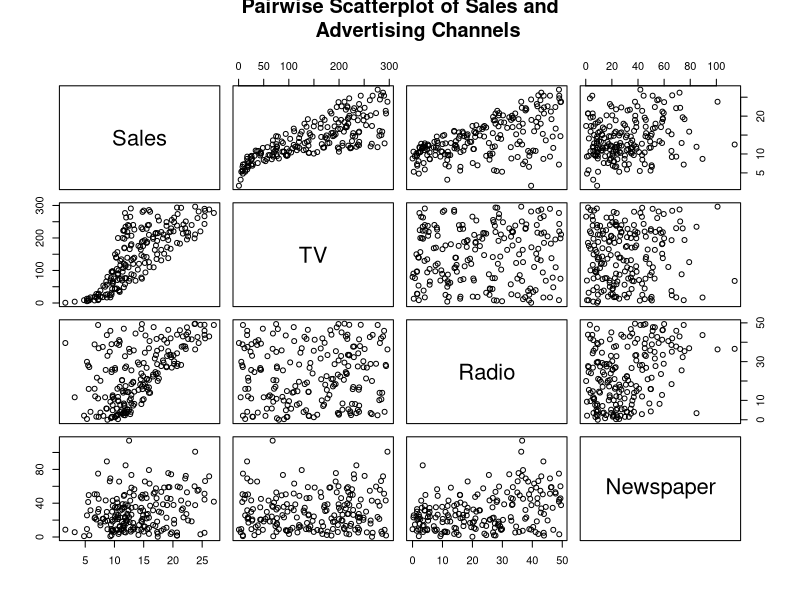
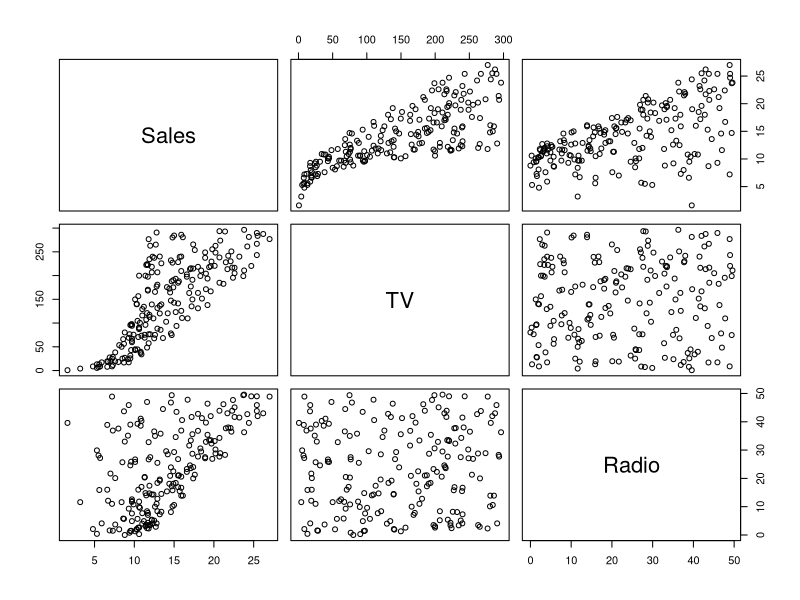
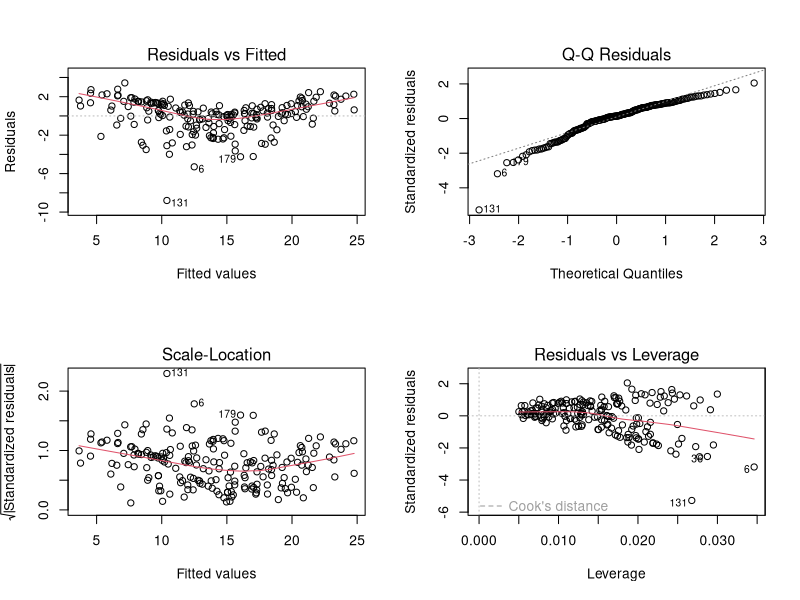
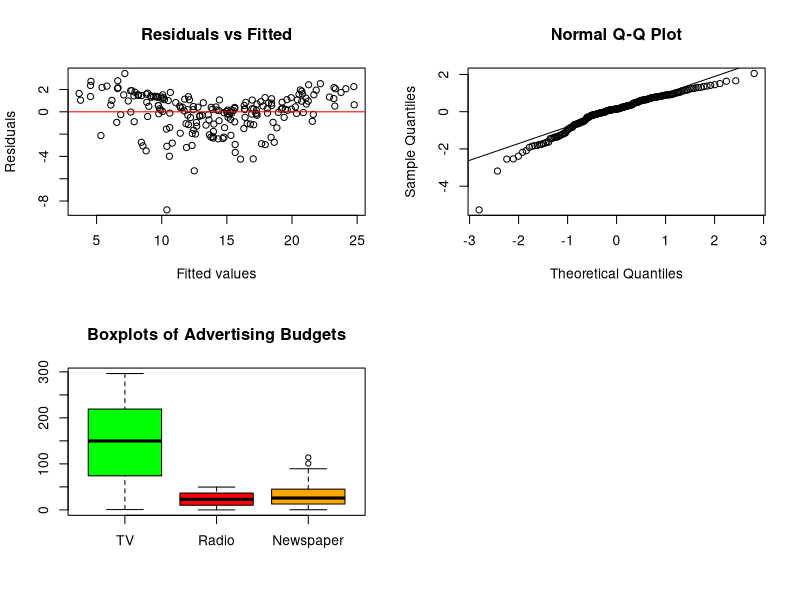

Generate these figures, in order, with R: (Note: this script raises an error after producing the figures.)
## ---- chunk 1
# Load necessary libraries
library(MASS)          # for boxcox
library(glmnet)        # for LASSO
library(randomForest)  # for Random Forest
library(car)           # for VIF
library(ggplot2)       # for nice plots
library(caret)         # for model validation
library(dplyr)         # for data manipulation

# Load data
adver <- read.csv("Advertising And Sales.csv")

# Quick overview
summary(adver)
str(adver)

# Pairwise scatterplot with title
pairs(Sales ~ TV + Radio + Newspaper, data = adver,
      main = "Pairwise Scatterplot of Sales and
      Advertising Channels")


## ---- chunk 2
# Check for missing values
colSums(is.na(adver))
## ---- chunk 3
# Base Multiple Linear Regression
lm1 <- lm(Sales ~ TV + Radio + Newspaper, data = adver)
summary(lm1)
## ---- chunk 4
# Reduced Model (remove Newspaper)
lm2 <- lm(Sales ~ TV + Radio, data = adver)
summary(lm2)
## ---- chunk 5
# Compare Models: Full vs Reduced
anova(lm2, lm1) # partial F-test 
## ---- chunk 6
# Adjusted R-squared comparison
summary(lm1)$adj.r.squared # Full model (TV + Radio + Newspaper
summary(lm2)$adj.r.squared # Reduced model (TV + Radio only)
## ---- chunk 7
pairs(Sales ~ TV + Radio, data = adver)
## ---- chunk 8
# Diagnostic Plots for lm2
par(mfrow=c(2,2))
plot(lm2)
## ---- chunk 9
# Residuals vs Fitted for lm2
plot(fitted(lm2), resid(lm2),
     xlab="Fitted values", ylab="Residuals",
     main="Residuals vs Fitted")
abline(h=0, col="red")
## ---- chunk 10
# QQ plot for residuals (Normality)
qqnorm(rstandard(lm2))
qqline(rstandard(lm2))
## ---- chunk 11
# Boxplots to check for outliers in predictors
boxplot(adver[, c("TV", "Radio", "Newspaper")], 
        main="Boxplots of Advertising Budgets", 
        col=c("green", "red", "orange"))

## ---- chunk 12
# Box-Cox transformation for lm1
boxcox(lm1, lambda = seq(-2, 2, 0.1),
       main = "Box-Cox Transformation for Sales")
## ---- chunk 13
# Check Influential Observations
influence.measures(lm2)
plot(lm2, which=4) # Cook's distance
plot(lm2, which=5) # Residuals vs Leverage
## ---- chunk 14
# Check multicollinearity
vif(lm2)  # Variance Inflation Factors
## ---- chunk 15
# 1. Interaction Model (TV * Radio)
lm_interaction <- lm(Sales ~ TV * Radio, data = adver)
summary(lm_interaction)
## ---- chunk 16
# 2. Polynomial Regression (degree 2 terms)
lm_poly <- lm(Sales ~ TV + I(TV^2) + Radio + I(Radio^2), data = adver)
summary(lm_poly)
## ---- chunk 17
# 5. LASSO Regression

# Prepare data for glmnet
x <- as.matrix(adver[, c("TV", "Radio", "Newspaper")])
y <- adver$Sales

# Split data into training and testing
set.seed(123)
train_idx <- createDataPartition(y, p=0.8, list=FALSE)
x_train <- x[train_idx, ]
x_test <- x[-train_idx, ]
y_train <- y[train_idx]
y_test <- y[-train_idx]

# LASSO model with cross-validation
lasso_cv <- cv.glmnet(x_train, y_train, alpha=1)
plot(lasso_cv)

# Best lambda
lasso_cv$lambda.min

# Fit final LASSO model
lasso_model <- glmnet(x_train, y_train, alpha=1, lambda=lasso_cv$lambda.min)
coef(lasso_model)

# Predict and calculate RMSE
lasso_pred <- predict(lasso_model, s=lasso_cv$lambda.min, newx=x_test)
sqrt(mean((y_test - lasso_pred)^2))

## ---- chunk 18
# 5. Random Forest

set.seed(123)
rf_model <- randomForest(Sales ~ TV + Radio + Newspaper, data=adver, importance=TRUE)
print(rf_model)

# Variable Importance
importance(rf_model)
varImpPlot(rf_model)

# Predict with Random Forest
rf_pred <- predict(rf_model, adver)
sqrt(mean((adver$Sales - rf_pred)^2))  # RMSE on full data

## ---- chunk 19
# Cross-Validation of All Six Models
# Load necessary libraries
library(caret)
library(glmnet)
library(randomForest)
library(dplyr)

# Set seed and split the data
set.seed(232)
train_idx <- createDataPartition(adver$Sales, p = 0.7, list = FALSE)
train_data <- adver[train_idx, ]
test_data <- adver[-train_idx, ]

# 1. Full Model
lm_full <- lm(Sales ~ TV + Radio + Newspaper, data = train_data)
full_pred <- predict(lm_full, newdata = test_data)

# 2. Reduced Model
lm_reduced <- lm(Sales ~ TV + Radio, data = train_data)
reduced_pred <- predict(lm_reduced, newdata = test_data)

# 3. Interaction Model
lm_interaction <- lm(Sales ~ TV * Radio, data = train_data)
interaction_pred <- predict(lm_interaction, newdata = test_data)

# 4. Polynomial Model
lm_poly <- lm(Sales ~ TV + I(TV^2) + Radio + I(Radio^2), data = train_data)
poly_pred <- predict(lm_poly, newdata = test_data)

# 5. LASSO Model
x_train <- as.matrix(train_data[, c("TV", "Radio", "Newspaper")])
y_train <- train_data$Sales
x_test <- as.matrix(test_data[, c("TV", "Radio", "Newspaper")])
y_test <- test_data$Sales

lasso_cv <- cv.glmnet(x_train, y_train, alpha = 1)
lasso_model <- glmnet(x_train, y_train, alpha = 1, lambda = lasso_cv$lambda.min)
lasso_pred <- predict(lasso_model, newx = x_test)

# 6. Random Forest Model
rf_model <- randomForest(Sales ~ TV + Radio + Newspaper, data = train_data)
rf_pred <- predict(rf_model, newdata = test_data)

# Performance Metrics Function
metrics <- function(pred, actual) {
  data.frame(
    RMSE = RMSE(pred, actual),
    R2 = R2(pred, actual),
    MAE = MAE(pred, actual)
  )
}

# Compile Results
cv_results <- bind_rows(
  metrics(full_pred, test_data$Sales)      %>% mutate(Model = "Full"),
  metrics(reduced_pred, test_data$Sales)   %>% mutate(Model = "Reduced"),
  metrics(interaction_pred, test_data$Sales) %>% mutate(Model = "Interaction"),
  metrics(poly_pred, test_data$Sales)      %>% mutate(Model = "Polynomial"),
  metrics(lasso_pred, y_test)              %>% mutate(Model = "LASSO"),
  metrics(rf_pred, test_data$Sales)        %>% mutate(Model = "Random Forest")
)

# Arrange by RMSE
cv_results <- cv_results %>% select(Model, everything()) %>% arrange(RMSE)
print(cv_results)

## ---- chunk 20
# Coefficients from your interaction model
beta1 <- 0.01925   # Coefficient for TV
beta2 <- 0.02862   # Coefficient for Radio
beta3 <- 0.001075  # Coefficient for TV:Radio interaction

# Solve for TV - Radio
difference <- (beta1 - beta2) / beta3
difference

# Assume total advertising budget (in thousands of dollars)
total_budget <- 100  # You can set this to any number

# Set up the system: TV = Radio + difference
# And TV + Radio = total_budget

# Solving the two equations:
radio_budget <- (total_budget - difference) / 2
tv_budget <- (total_budget + difference) / 2

# Calculate percentage allocation
tv_percentage <- tv_budget / total_budget * 100
radio_percentage <- radio_budget / total_budget * 100

# Display results
cat("Optimal TV Budget ($):", round(tv_budget, 2), "\n")
cat("Optimal Radio Budget ($):", round(radio_budget, 2), "\n")
cat("Optimal TV Allocation (%):", round(tv_percentage, 2), "%\n")
cat("Optimal Radio Allocation (%):", round(radio_percentage, 2), "%\n")

